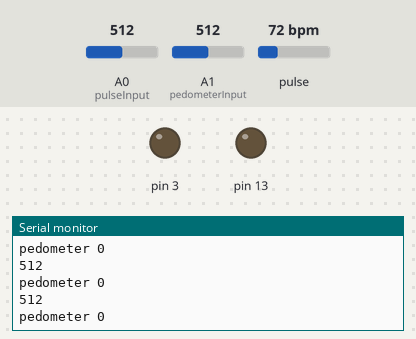
Bench run of a sketch on a simulated Arduino Uno, built with avr-gcc and run on an emulated ATmega328P. Parts: output pins drawn as LEDs (lit = HIGH), the last lines printed to the serial monitor. The inputs (shaded band) are chosen by the test bench; at power-on: A1 (pedometerInput) = 512, A0 (pulseInput) = 512, pulse 72 bpm.

Above: at 4.2 s.
4.3 s: A1 (pedometerInput) set to 486
At 5.3 s:
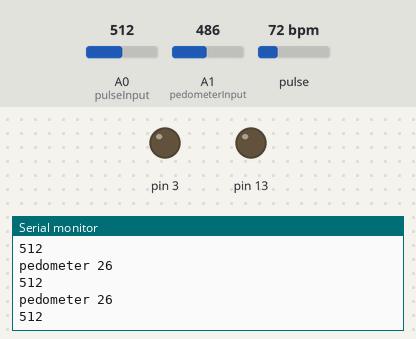
10.3 s: A0 (pulseInput) set to 107
At 11.4 s:
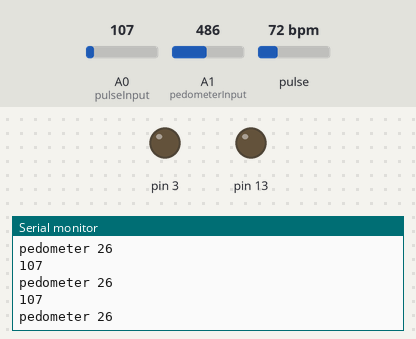
11.8 s: A0 (pulseInput) set to 89
At 12.7 s:
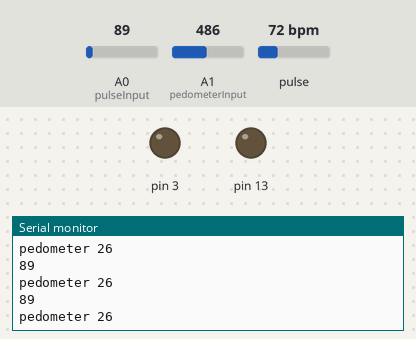
Timing chart, 0 to 14.3 s (numbered marks = the images above; inputs shaded):
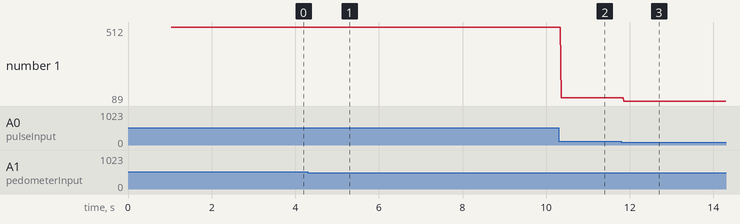

The sketch:

fitband.ino
```cpp
#define USE_ARDUINO_INTERRUPTS true
#include <PulseSensorPlayground.h>
#include <SoftwareSerial.h>

int pulseInput = A0;
PulseSensorPlayground pulseSensor;
int Threshold = 440;

int rx = A2;
int tx = A3;
SoftwareSerial MyBlue(rx, tx);

void debugBluetooth() {
  int flag;
  if (MyBlue.available()) {
    flag = MyBlue.read();
  }
  MyBlue.write(flag);
  char text[64];
  sprintf(text, "Flag: %d\n", flag);
  Serial.print(text);
  if (flag > 0)
  {
    digitalWrite(13, HIGH);
    Serial.println("LED On");
  }
  else
  {
    digitalWrite(13, LOW);
    Serial.println("LED Off");
  }
}

int pedometerInput = A1;
int startup = 0;
long long hundredSum = 0;
int averageHeight = 0;

int steps = 0;
bool takingStep = false;

int tenCounter = 0;

void setup()
{
  Serial.begin(9600);
  MyBlue.begin(38400);
  pinMode(2, INPUT);
  pinMode(3, OUTPUT);
  pinMode(13, OUTPUT);

  pulseSensor.analogInput(pulseInput);
  //  pulseSensor.blinkOnPulse(13);
  pulseSensor.setThreshold(Threshold);

  if (pulseSensor.begin()) {
    MyBlue.println("Pulse Sensor started!");
  }
}
void loop()
{
  if (startup >= 0 && startup < 100) {
    hundredSum += analogRead(pedometerInput);
    averageHeight = hundredSum / 100;
    startup++;
  } else {
    //    char buf[64];
    //    sprintf(buf, "Average height: %d", averageHeight);
    //    Serial.println(buf);

    int height = analogRead(pedometerInput);
    int actualHeight = averageHeight - height;

    if (!takingStep && actualHeight > 20) {
      takingStep = true;
    } else if (takingStep && actualHeight < -20) {
      steps++;
      takingStep = false;
    }
    //  debugBluetooth();
    int pulseValue = analogRead(pulseInput);
    Serial.println(pulseValue);
    char stepper[64];
    sprintf(stepper, "pedometer %d", actualHeight);
    Serial.println(stepper);


    int myBPM = pulseSensor.getBeatsPerMinute();
    if (tenCounter == 0) {
      char buf[64];
      sprintf(buf, "%d,%d,%d\n", 37, steps, myBPM / 3);
      MyBlue.print(buf);
    }
    tenCounter++;
    tenCounter %= 10;
  }
  delay(10);
}
```

Measured:
- the behaviour switches between 503 and 502 on A1 (pedometerInput) (found by bisection; images 0 and 1)
- after the input at 4.3 s, the serial monitor: prints a new line after 0.07 s (image 1)
- after the input at 10.3 s, the serial monitor: prints a new line after 0.06 s (image 2)
- after the input at 11.8 s, the serial monitor: prints a new line after 0.06 s (image 3)
- plotted number 1: 512 → 107 after the input at 10.3 s, 107 → 89 after the input at 11.8 s
